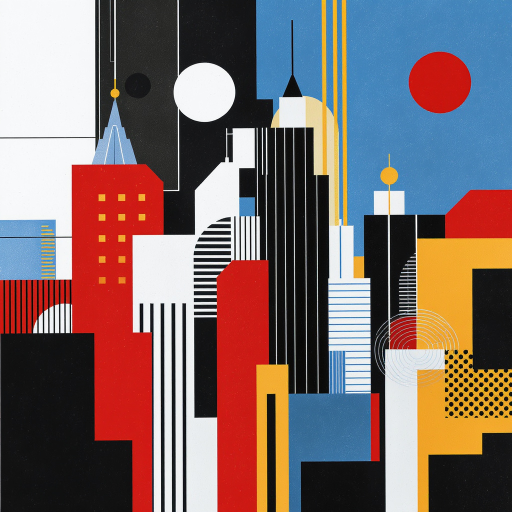
#> input picture simulate_spectra_e6/raw_wallpapers/openart-image_EdgO2wOB_1757655301457_raw.jpg, 1024 x 1024 px (shown at 1/2 size)
$ python image_processor.py raw_wallpapers/openart-image_EdgO2wOB_1757655301457_raw.jpg
#> lines starting #> are read from the running program, lines starting #| are printed output that depends on the picture
#!/usr/bin/env python3
"""
E6 Spectra Image Processor
Crops images to 400x600 and adjusts colors for E6 Spectra 6-color e-ink display
"""

import os
import sys
from PIL import Image, ImageEnhance
import argparse
import numpy as np
from pathlib import Path

# E6 Spectra 6 color palette (RGB values)
E6_COLORS = {
    'black': (0, 0, 0),
    'white': (255, 255, 255),
    'red': (255, 0, 0),
    'yellow': (255, 255, 0),
    'blue': (0, 0, 255),
    'green': (0, 255, 0)
}

class E6ImageProcessor:
    def __init__(self, target_width=400, target_height=600):
#> in process_image, image is the input picture: PIL image 1024x1024 RGB; mean R, G, B 126.7, 106.3, 105
        self.target_width = target_width
        self.target_height = target_height
        self.e6_palette = np.array(list(E6_COLORS.values()))

    def find_closest_color(self, color):
        """Find the closest E6 color for a given RGB color"""
        color = np.array(color)
        distances = np.sqrt(np.sum((self.e6_palette - color) ** 2, axis=1))
        return self.e6_palette[np.argmin(distances)]

    def crop_to_aspect_ratio(self, image):
        """Crop image to 400x600 aspect ratio (2:3)"""
        img_width, img_height = image.size
#> img_width = 1024; img_height = 1024
        target_ratio = self.target_width / self.target_height  # 2/3
        img_ratio = img_width / img_height
#> img_ratio = 1

        if img_ratio > target_ratio:
            # Image is wider than target ratio, crop width
            new_width = int(img_height * target_ratio)
#> new_width = 682
            left = (img_width - new_width) // 2
#> left = 171
            top = 0
            right = left + new_width
#> right = 853
            bottom = img_height
#> bottom = 1024
        else:
            # Image is taller than target ratio, crop height
            new_height = int(img_width / target_ratio)
            left = 0
            top = (img_height - new_height) // 2
            right = img_width
            bottom = top + new_height

        return image.crop((left, top, right, bottom))
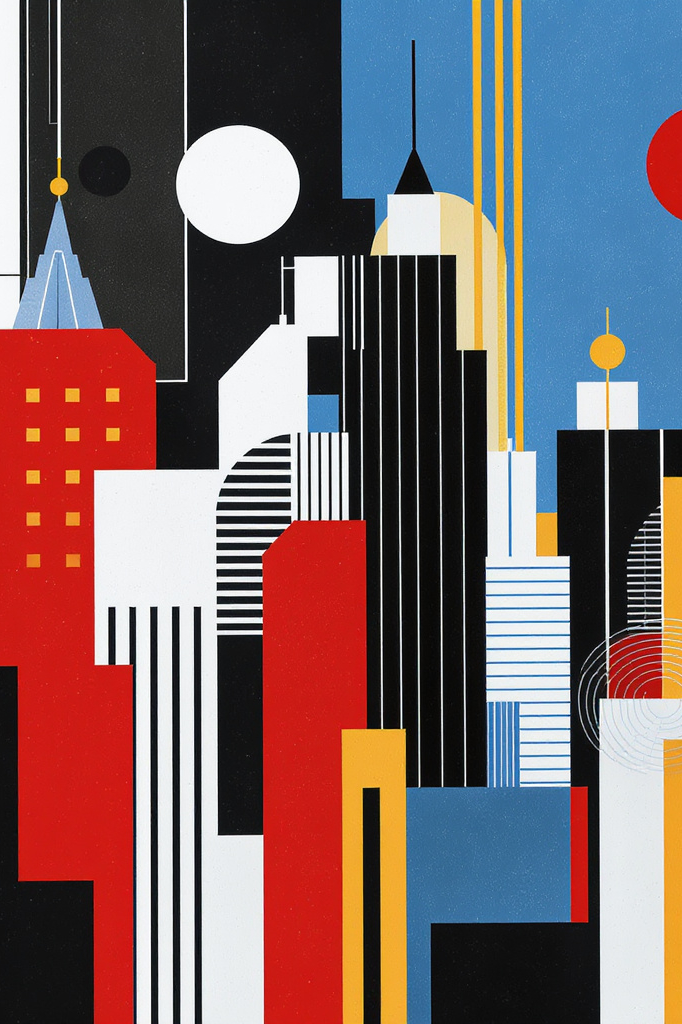
#> returned value: PIL image 682x1024 RGB; mean R, G, B 123, 100.7, 102.5

    def resize_image(self, image):
        """Resize image to exact 400x600 pixels"""
        return image.resize((self.target_width, self.target_height), Image.Resampling.LANCZOS)
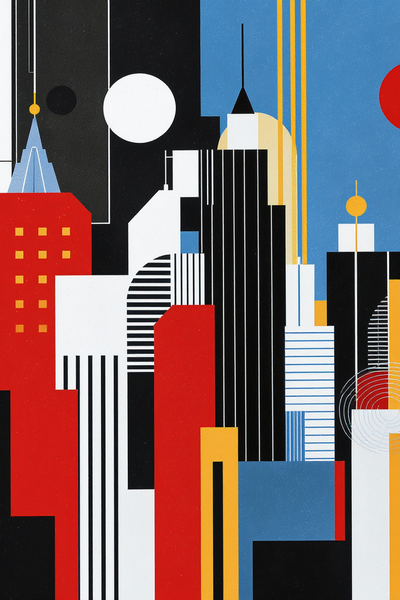
#> returned value: PIL image 400x600 RGB; mean R, G, B 123, 100.7, 102.5

    def enhance_for_eink(self, image):
        """Enhance image for better e-ink display"""
        # Increase contrast for better e-ink visibility
        enhancer = ImageEnhance.Contrast(image)
        image = enhancer.enhance(1.3)
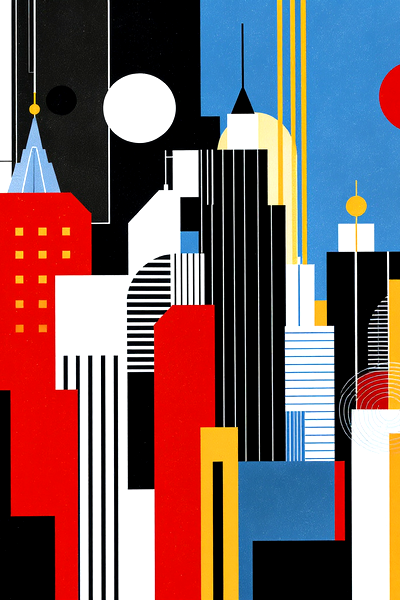
#> image: PIL image 400x600 RGB; mean R, G, B 124.5, 96.3, 99.1

        # Increase saturation to make colors more vivid
        enhancer = ImageEnhance.Color(image)
        image = enhancer.enhance(1.2)
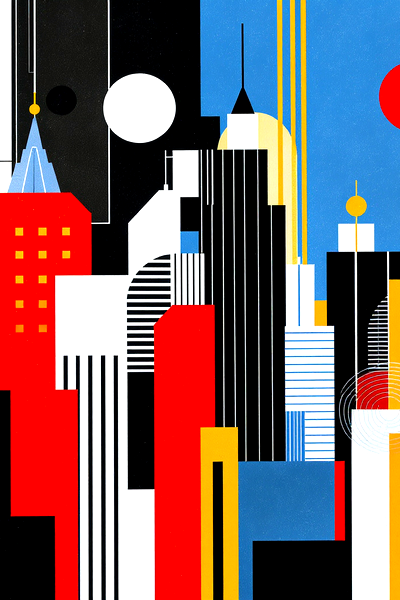
#> image: PIL image 400x600 RGB; mean R, G, B 125.5, 96.5, 100.6

        return image

    def quantize_to_e6_colors(self, image):
        """Convert image to use only E6 Spectra colors"""
        # Convert to RGB if not already
        if image.mode != 'RGB':
            image = image.convert('RGB')

        # Convert to numpy array
        img_array = np.array(image)
        height, width, channels = img_array.shape
#> height = 600; width = 400; channels = 3

        # Reshape to list of pixels
        pixels = img_array.reshape(-1, 3)

        # Map each pixel to closest E6 color
        new_pixels = np.array([self.find_closest_color(pixel) for pixel in pixels])

        # Reshape back to image dimensions
        new_img_array = new_pixels.reshape(height, width, 3).astype(np.uint8)
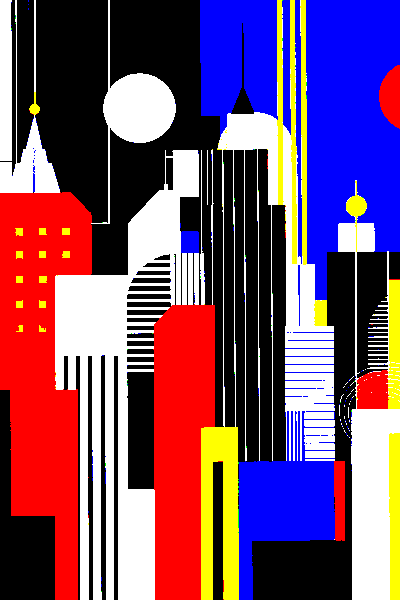
#> new_img_array: shape (600, 400, 3); mean of channels 0, 1, 2 119.2, 74.9, 105.9; drawn as R, G, B

        return Image.fromarray(new_img_array)

    def process_image(self, input_path, output_path=None, enhance=True, quantize=True):
        """Process a single image for E6 display"""
        try:
            # Load image
            image = Image.open(input_path)

            # Crop to aspect ratio
            image = self.crop_to_aspect_ratio(image)

            # Resize to target dimensions
            image = self.resize_image(image)

            # Enhance for e-ink if requested
            if enhance:
                image = self.enhance_for_eink(image)

            # Quantize to E6 colors if requested
            if quantize:
                image = self.quantize_to_e6_colors(image)

            # Generate output path if not provided
            if output_path is None:
                input_path_obj = Path(input_path)
                output_path = input_path_obj.parent / 'processed' / f"{input_path_obj.stem}_e6{input_path_obj.suffix}"
                output_path.parent.mkdir(exist_ok=True)

            # Save processed image
            image.save(output_path, quality=95, optimize=True)
            print(f"✓ Processed: {input_path} → {output_path}")

            return output_path

        except Exception as e:
            print(f"✗ Error processing {input_path}: {str(e)}")
            return None

    def process_folder(self, input_folder, output_folder=None, enhance=True, quantize=True):
        """Process all images in a folder"""
        input_folder = Path(input_folder)

        if output_folder is None:
            output_folder = input_folder / 'processed'
        else:
            output_folder = Path(output_folder)

        output_folder.mkdir(exist_ok=True)

        # Supported image formats
        supported_formats = {'.jpg', '.jpeg', '.png', '.bmp', '.tiff', '.webp'}

        # Find all image files
        image_files = [f for f in input_folder.iterdir()
                      if f.is_file() and f.suffix.lower() in supported_formats]

        if not image_files:
            print("No supported image files found in the input folder.")
            return

        print(f"Found {len(image_files)} images to process...")

        processed_count = 0
        for img_file in image_files:
            output_path = output_folder / f"{img_file.stem}_e6{img_file.suffix}"
            result = self.process_image(img_file, output_path, enhance, quantize)
            if result:
                processed_count += 1

        print(f"\n✓ Successfully processed {processed_count}/{len(image_files)} images")
        print(f"Output folder: {output_folder}")

def main():
    parser = argparse.ArgumentParser(description="Process images for E6 Spectra 6-color e-ink display")
    parser.add_argument('input', help='Input image file or folder')
    parser.add_argument('-o', '--output', help='Output file or folder (optional)')
    parser.add_argument('--no-enhance', action='store_true', help='Skip contrast/saturation enhancement')
    parser.add_argument('--no-quantize', action='store_true', help='Skip color quantization to E6 palette')
    parser.add_argument('--width', type=int, default=400, help='Target width (default: 400)')
    parser.add_argument('--height', type=int, default=600, help='Target height (default: 600)')

    args = parser.parse_args()

    # Create processor
    processor = E6ImageProcessor(args.width, args.height)

    # Check if input is file or folder
    input_path = Path(args.input)

    if not input_path.exists():
        print(f"Error: Input path '{args.input}' does not exist.")
        sys.exit(1)

    enhance = not args.no_enhance
    quantize = not args.no_quantize

    if input_path.is_file():
        # Process single file
        processor.process_image(args.input, args.output, enhance, quantize)
    elif input_path.is_dir():
        # Process folder
        processor.process_folder(args.input, args.output, enhance, quantize)
    else:
        print(f"Error: '{args.input}' is neither a file nor a directory.")
        sys.exit(1)

if __name__ == "__main__":
    main()
